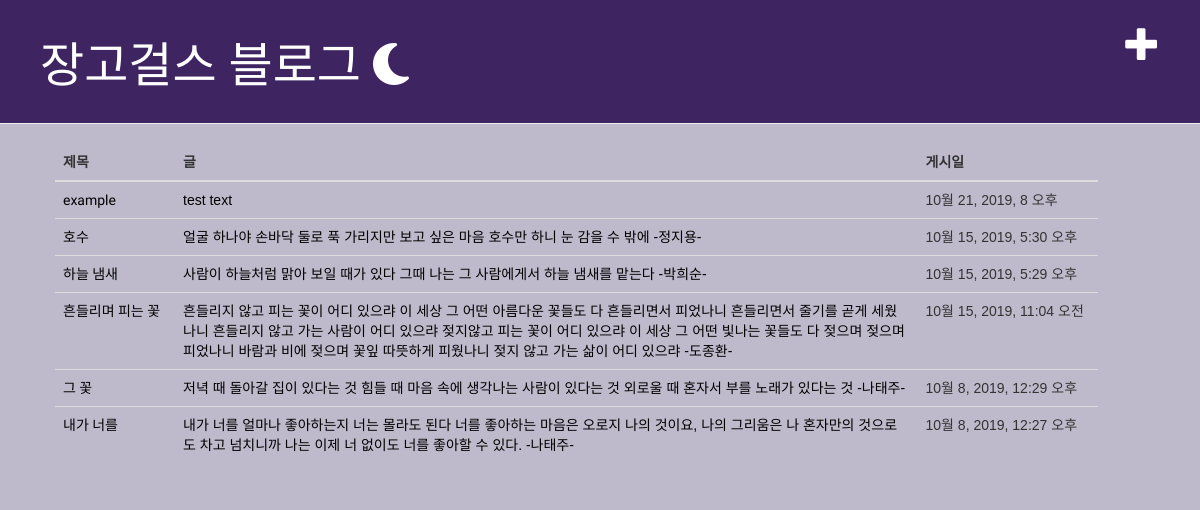
/blog/, run on an earlier commit of the app's database.
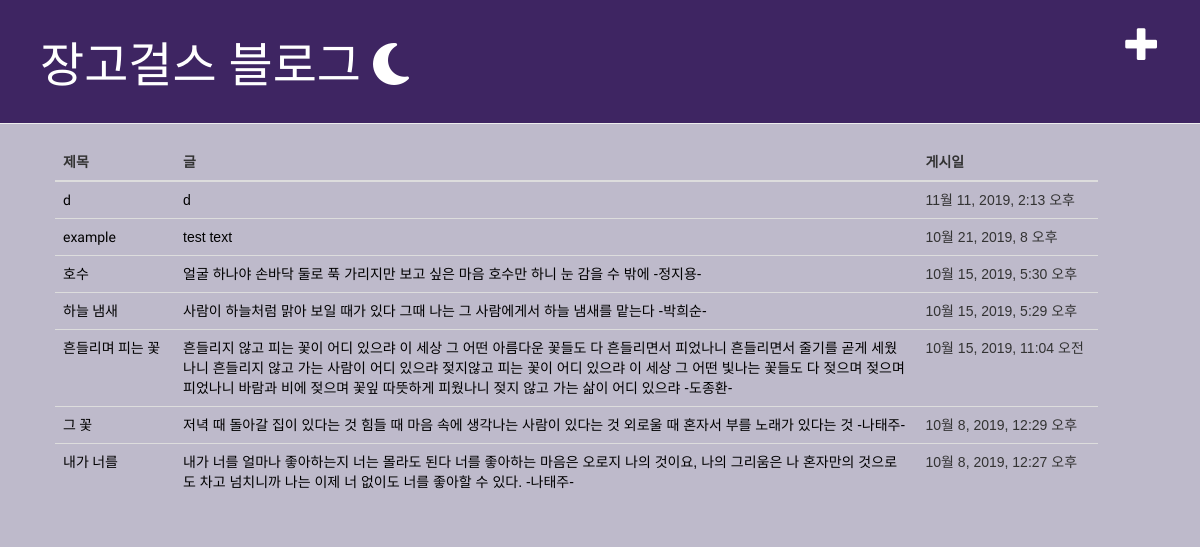
And on a later commit of the database.
### blog/models.py (models this page shows, shortened)
class Post(models.Model):
    author = models.ForeignKey(settings.AUTH_USER_MODEL, on_delete=models.CASCADE)
    title = models.CharField(max_length=200)
    text = models.TextField()
    created_date = models.DateTimeField(
        default=timezone.now
    )
    published_date = models.DateTimeField(
        blank=True, null=True
    )

### blog/views.py (the view)
# urls.py: path('', views.post_list, name='post_list'),  # 나중에 template에서 view로 접근할 때 사용할 이름 지정
def post_list(request):  # request 변수 - 사용자의 웹 주소가 다 넘어가는 변수
    posts = Post.objects.filter(published_date__lte=timezone.now()).order_by('-published_date')
    return render(              # render() 함수를 호출하여 화면을 출력
        request,                # 함수에게 사용자가 요청한 정보를 전달
        'blog/post_list_table.html',  # 화면 출력 주체 지정
        {'posts': posts}        # 화면 출력에 사용할 데이터 전
    )

### blog/templates/blog/post_list_table.html (shortened to what this page needs)
<!DOCTYPE html>
{% load static %}
<html lang="en">
<head>
    <link rel="stylesheet" href="//maxcdn.bootstrapcdn.com/bootstrap/3.2.0/css/bootstrap.min.css">
    <link rel="stylesheet" href="//maxcdn.bootstrapcdn.com/bootstrap/3.2.0/css/bootstrap-theme.min.css">
    <link rel="stylesheet" href="{% static 'css/blog.css' %}">
</head>
<body>
    <div class="page-header">
        <a href="{% url 'post_new' %}" class="top-menu"><span class="glyphicon glyphicon-plus"></span></a>
        <h1><a href="/">장고걸스 블로그 <i class="fas fa-moon"></i></a></h1>
    </div>
    <div class="content container">
        <div class="row">
            <div class="col-md-11">
                <table class="table table-hover post">
                    <thead>
                        <tr>
                            <th style="width: 120px">제목</th>
                            <th>글</th>
                            <th style="width: 180px">게시일</th>
                        </tr>
                    </thead>
                    <tbody>
                    {% for post in posts %}
                        <tr>
                            <td class="title"><a href="{% url 'post_detail' pk=post.pk %}">{{ post.title }}</a></td>
                            <td><a href="{% url 'post_detail' pk=post.pk %}">{{ post.text }}</a></td>
                            <td>{{ post.published_date }}</td>
                        </tr>
                    {% endfor %}
                    </tbody>
                </table>
            </div>
        </div>
    </div>
</body>
</html>

### blog/static/css/blog.css (style rules this page uses)
.page-header { background-color: rgba(30, 0, 73, 0.8); margin-top: 0; padding: 20px 20px 20px 40px; }
.page-header h1, .page-header h1 a, .page-header h1 a:visited, .page-header h1 a:active { color: #ffffff; font-size: 36pt; text-decoration: none; }
.content { margin-left: 40px; }
h1, h2, h3, h4, .title { font-family: 'Gugi', cursive; }
.title a { text-decoration: none; color: rgb(0, 0, 0) }
.top-menu, .top-menu:hover, .top-menu:visited { color: #ffffff; float: right; font-size: 26pt; margin-right: 20px; }
.post { margin-bottom: 20px; font-family: 'Sunflower', sans-serif; }
.post a { color: rgb(0, 0, 0) }
body { background-color: rgba(18, 0, 66, 0.27); }

What changed in the data, as far as the page shows it:
added Post: title "d", text "d", published_date "11월 11, 2019, 2:13 오후"
